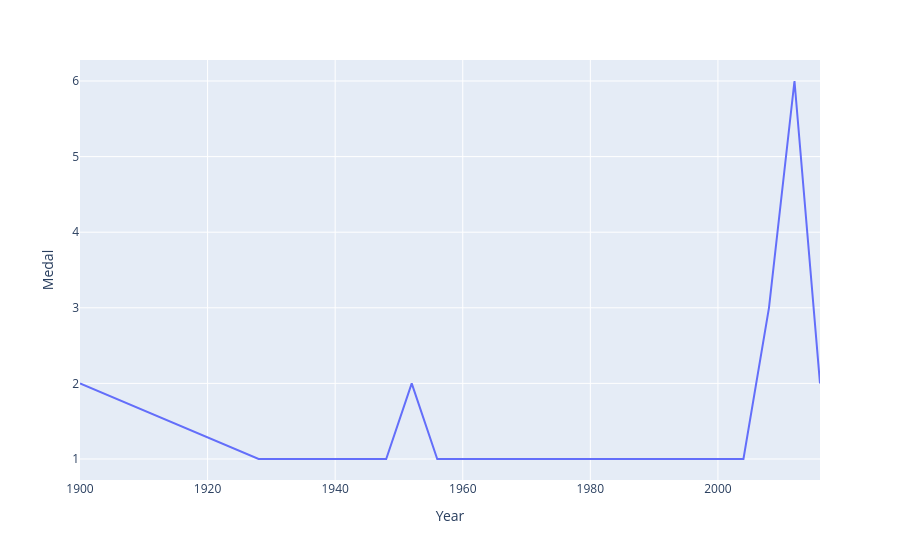

The cell this chart's notebook holds for it:
### Code cell
fig=px.line(final_df , x="Year", y="Medal")
fig.show()

### Figure 1 — Plotly figure (JSON) as saved in the notebook; plotly's stock layout.template omitted (floating-point values rounded to 4 significant figures)
{"data": [{"hovertemplate": "Year=%{x}<br>Medal=%{y}<extra></extra>", "legendgroup": "", "line": {"color": "#636efa", "dash": "solid"}, "marker": {"symbol": "circle"}, "mode": "lines", "name": "", "orientation": "v", "showlegend": false, "type": "scatter", "x": [1900, 1928, 1932, 1936, 1948, 1952, 1956, 1960, 1964, 1968, 1972, 1980, 1996, 2000, 2004, 2008, 2012, 2016], "xaxis": "x", "y": [2, 1, 1, 1, 1, 2, 1, 1, 1, 1, 1, 1, 1, 1, 1, 3, 6, 2], "yaxis": "y"}], "layout": {"legend": {"tracegroupgap": 0}, "margin": {"t": 60}, "xaxis": {"anchor": "y", "domain": [0, 1], "title": {"text": "Year"}}, "yaxis": {"anchor": "x", "domain": [0, 1], "title": {"text": "Medal"}}}}
